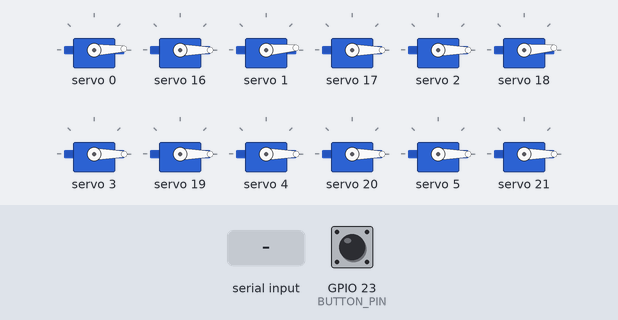
A sketch run on a simulated ESP32. Shown: 12 × servo. Inputs (shaded band) come from the test bench; at power-on: GPIO 23 (BUTTON_PIN) HIGH. The local clock reads 2024-03-15 10:24:30 at power-on unless the sketch sets it; what the sketch prints to the serial monitor is not drawn.

Above: at 0.3 s.
At 1.3 s:
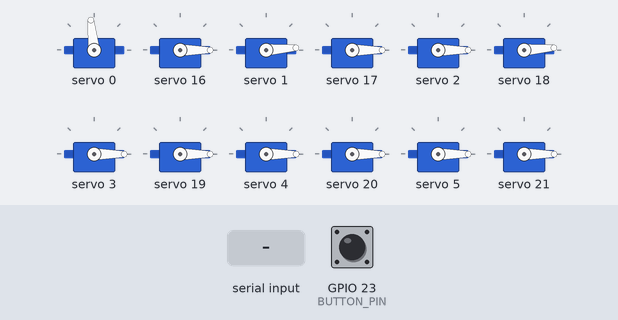
At 3.4 s:
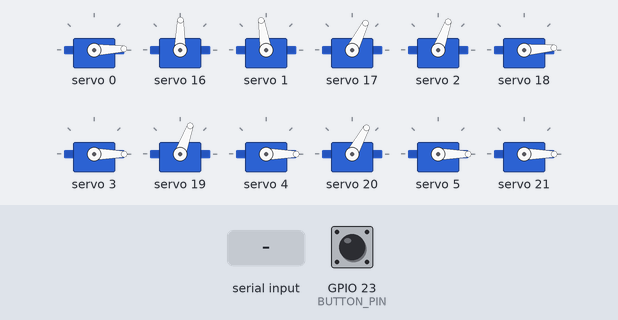
3.5 s: GPIO 23 (BUTTON_PIN) pulled LOW for 0.8 s
5.8 s: "90,45,200\n" received over the second serial link
8.7 s: "90,45\n" received over the second serial link
11.6 s: "90,45,200,10\n" received over the second serial link
Timing chart, 0 to 14.6 s (numbered marks = the images above; inputs shaded):
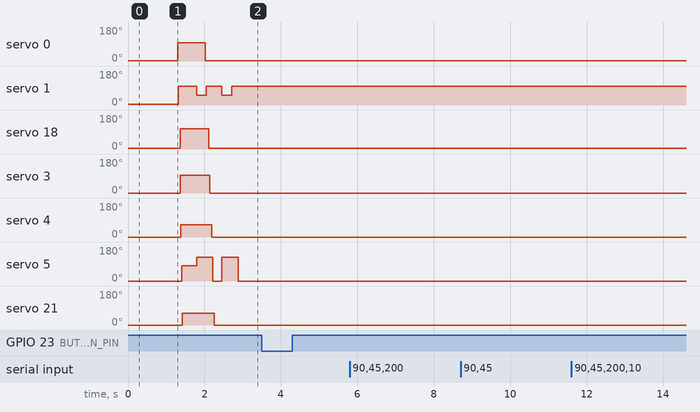

The sketch:

MechanicalClock.ino
```cpp
#include <ThreeWire.h>
#include <RtcDS1302.h>
#include "Adafruit_PWMServoDriver.h"      //Include library for servo driver

#define BUTTON_PIN 23  // GIOP23 pin connected to button
int currentState;     // the current reading from the input pin
int lastState = HIGH;  // the previous state from the input pin

Adafruit_PWMServoDriver pwmH = Adafruit_PWMServoDriver(0x40);    //Create an object of Hour driver
Adafruit_PWMServoDriver pwmM = Adafruit_PWMServoDriver(0x41);    //Create an object of Minute driver (A0 Address Jumper)

int servoFrequency = 50;      //Set servo operating frequency

int segmentHOn[14] = {315, 320, 260, 310, 250, 280, 280, 330, 290, 320, 250, 330, 270, 300}; //On positions for each Hour servo
int segmentMOn[14] = {300, 245, 335, 260, 240, 240, 295, 260, 230, 250, 230, 330, 300, 255}; //On positions for each Minute servo
int segmentHOff[14] = {115, 120, 95, 100, 90, 100, 100, 120, 100, 120, 95, 130, 100, 110}; //Off positions for each Hour servo
int segmentMOff[14] = {100, 10, 120, 90, 90, 90, 130, 100, 85, 90, 90, 120, 110, 110}; //Off positions for each Minute servo
int digits[10][7] = {{1, 1, 1, 1, 1, 1, 0}, {0, 1, 1, 0, 0, 0, 0}, {1, 1, 0, 1, 1, 0, 1}
  , {1, 1, 1, 1, 0, 0, 1}, {0, 1, 1, 0, 0, 1, 1}, {1, 0, 1, 1, 0, 1, 1}
  , {1, 0, 1, 1, 1, 1, 1}, {1, 1, 1, 0, 0, 0, 0}, {1, 1, 1, 1, 1, 1, 1}
  , {1, 1, 1, 1, 0, 1, 1}
};    //Position values for each digit

// CONNECTIONS:
// DS1302 CLK/SCLK --> D5
// DS1302 DAT/IO --> D4
// DS1302 RST/CE --> D2
// DS1302 VCC --> 3.3v - 5v
// DS1302 GND --> GND

ThreeWire myWire(4, 5, 2); // IO, SCLK, CE
RtcDS1302<ThreeWire> Rtc(myWire);

int hourUnits = 8;      // Wrong wiring actually hourTens           //Create variables to store each 7 segment display numeral
int hourTens = 8;       // Wrong wiring actually hourUnits
int minuteUnits = 8;    // Wrong wiring actually minuteTens
int minuteTens = 8;     // Wrong wiring actually minuteUnits

int prevHourUnits = 8;           //Create variables to store the previous numeral displayed on each
int prevHourTens = 8;          //This is required to move the segments adjacent to the middle ones out of the way when they move
int prevMinuteUnits = 8;
int prevMinuteTens = 8;

int midOffset = 100;            //Amount by which adjacent segments to the middle move away when required

HardwareSerial FPGA(2);

char *CmdCode[] = {"SET", "SEG"};
String currentCmd = "XXX";
String currentData = "XXXXXXXXXXXXXX";

#define countof(a) (sizeof(a) / sizeof(a[0]))

void packageDateTime(const RtcDateTime & dt)
{
  char datestring[10];

  snprintf_P(datestring,
             countof(datestring),
             PSTR("%02u%02u%02u"),
             dt.Hour(),
             dt.Minute(),
             dt.Second() );
  strcat(datestring, "RST");
  Serial.print("Payload : ");
  Serial.println(datestring);
  FPGA.print(datestring);
}

void updateMid()                                              //Function to move the middle segements and adjacent ones out of the way
{
  if (digits[minuteTens][6] != digits[prevMinuteTens][6])   //Move adjacent segments for Minute units
  {
    if (digits[prevMinuteTens][1] == 1)
      pwmM.setPWM(1, 0, segmentMOn[1] - midOffset);
    if (digits[prevMinuteTens][6] == 1)
      pwmM.setPWM(5, 0, segmentMOn[5] + midOffset);
  }
  delay(100);                                                 //Delay allows adjacent segments to move before moving middle
  if (digits[minuteTens][6] == 1)                            //Move Minute units middle segment if required
    pwmM.setPWM(6, 0, segmentMOn[6]);
  else
    pwmM.setPWM(6, 0, segmentMOff[6]);
  if (digits[minuteUnits][6] != digits[prevMinuteUnits][6])     //Move adjacent segments for Minute tens
  {
    if (digits[prevMinuteUnits][1] == 1)
      pwmM.setPWM(8, 0, segmentMOn[8] - midOffset);
    if (digits[prevMinuteUnits][6] == 1)
      pwmM.setPWM(12, 0, segmentMOn[12] + midOffset);
  }
  delay(100);                                                 //Delay allows adjacent segments to move before moving middle
  if (digits[minuteUnits][6] == 1)                             //Move Minute tens middle segment if required
    pwmM.setPWM(13, 0, segmentMOn[13]);
  else
    pwmM.setPWM(13, 0, segmentMOff[13]);
  if (digits[hourTens][6] != digits[prevHourTens][6])       //Move adjacent segments for Hour units
  {
    if (digits[prevHourTens][1] == 1)
      pwmH.setPWM(1, 0, segmentHOn[1] - midOffset);
    if (digits[prevHourTens][6] == 1)
      pwmH.setPWM(5, 0, segmentHOn[5] + midOffset);
  }
  delay(100);                                                 //Delay allows adjacent segments to move before moving middle
  if (digits[hourTens][6] == 1)                              //Move Hour units middle segment if required
    pwmH.setPWM(6, 0, segmentHOn[6]);
  else
    pwmH.setPWM(6, 0, segmentHOff[6]);
  if (digits[hourUnits][6] != digits[prevHourUnits][6])         //Move adjacent segments for Hour tens
  {
    if (digits[prevHourUnits][1] == 1)
      pwmH.setPWM(8, 0, segmentHOn[8] - midOffset);
    if (digits[prevHourUnits][6] == 1)
      pwmH.setPWM(12, 0, segmentHOn[12] + midOffset);
  }
  delay(100);                                                 //Delay allows adjacent segments to move before moving middle
  if (digits[hourUnits][6] == 1)                               //Move Hour tens middle segment if required
    pwmH.setPWM(13, 0, segmentHOn[13]);
  else
    pwmH.setPWM(13, 0, segmentHOff[13]);
}

void updateDisplay ()                               //Function to update the displayed time
{
  updateMid();                                      //Move the segments out of the way of the middle segment and then move the middle segments
  for (int i = 0 ; i <= 5 ; i++)                    //Move the remaining segments
  {
    if (digits[hourUnits][i] == 1)                   //Update the hour tens
      pwmH.setPWM(i + 7, 0, segmentHOn[i + 7]);
    else
      pwmH.setPWM(i + 7, 0, segmentHOff[i + 7]);
    delay(10);
    if (digits[hourTens][i] == 1)                  //Update the hour units
      pwmH.setPWM(i, 0, segmentHOn[i]);
    else
      pwmH.setPWM(i, 0, segmentHOff[i]);
    delay(10);
    if (digits[minuteUnits][i] == 1)                 //Update the minute tens
      pwmM.setPWM(i + 7, 0, segmentMOn[i + 7]);
    else
      pwmM.setPWM(i + 7, 0, segmentMOff[i + 7]);
    delay(10);
    if (digits[minuteTens][i] == 1)                //Update the minute units
      pwmM.setPWM(i, 0, segmentMOn[i]);
    else
      pwmM.setPWM(i, 0, segmentMOff[i]);
    delay(10);
  }
}

void setToNow(const RtcDateTime & dt)
{
  char datestring[20];

  snprintf_P(datestring,
             countof(datestring),
             PSTR("%02u%02u%02u"),
             dt.Hour(),
             dt.Minute(),
             dt.Second() );
  hourTens = datestring[0]-'0';
  hourUnits = datestring[1]-'0';
  minuteTens = datestring[2]-'0';
  minuteUnits = datestring[3]-'0';
  updateDisplay();
}

void setup()
{
  Serial.begin(115200);
  Serial.print("compiled: ");
  Serial.print(__DATE__);
  Serial.println(__TIME__);

  pinMode(BUTTON_PIN, INPUT_PULLUP);

  Rtc.Begin();

  RtcDateTime compiled = RtcDateTime(__DATE__, __TIME__);
  printDateTime(compiled);

  //  if (!Rtc.IsDateTimeValid())
  //  {
  //    // Common Causes:
  //    //    1) first time you ran and the device wasn't running yet
  //    //    2) the battery on the device is low or even missing
  //
  //    Serial.println("RTC lost confidence in the DateTime!");
  //    Rtc.SetDateTime(compiled);
  //  }
  //
  //  if (Rtc.GetIsWriteProtected())
  //  {
  //    Serial.println("RTC was write protected, enabling writing now");
  //    Rtc.SetIsWriteProtected(false);
  //  }
  //
  //  if (!Rtc.GetIsRunning())
  //  {
  //    Serial.println("RTC was not actively running, starting now");
  //    Rtc.SetIsRunning(true);
  //  }

  RtcDateTime now = Rtc.GetDateTime();
  //  if (now < compiled)
  //  {
  //    Serial.println("RTC is older than compile time!  (Updating DateTime)");
  //    Rtc.SetDateTime(compiled);
  //  }
  //  else if (now > compiled)
  //  {
  //    Serial.println("RTC is newer than compile time. (this is expected)");
  //  }
  //  else if (now == compiled)
  //  {
  //    Serial.println("RTC is the same as compile time! (not expected but all is fine)");
  //  }

  pwmH.begin();                             //Start each board
  pwmM.begin();
  pwmH.setOscillatorFrequency(27000000);    //Set the PWM oscillator frequency, used for fine calibration
  pwmM.setOscillatorFrequency(27000000);
  pwmH.setPWMFreq(servoFrequency);          //Set the servo operating frequency
  pwmM.setPWMFreq(servoFrequency);

  for (int i = 0 ; i <= 13 ; i++) //Set all of the servos to on or up (00:00 displayed)
  {
    pwmH.setPWM(i, 0, segmentHOff[i]);
    delay(10);
    pwmM.setPWM(i, 0, segmentMOff[i]);
    delay(10);
  }

  delay(1000);

  for (int i = 0 ; i <= 13 ; i++) //Set all of the servos to on or up (88:88 displayed)
  {
    pwmH.setPWM(i, 0, segmentHOn[i]);
    delay(10);
    pwmM.setPWM(i, 0, segmentMOn[i]);
    delay(10);
  }

  //Serial.begin(Baud Rate, Data Protocol, Rxd pin, Txd pin);
  FPGA.begin(9600, SERIAL_8N1, 16, 17);
  setToNow(now);
}

void printDateTime(const RtcDateTime & dt)
{
  char datestring[20];

  snprintf_P(datestring,
             countof(datestring),
             PSTR("%02u/%02u/%04u %02u:%02u:%02u"),
             dt.Month(),
             dt.Day(),
             dt.Year(),
             dt.Hour(),
             dt.Minute(),
             dt.Second() );
  //    Serial.print("Time Now : ");
  //    Serial.println(datestring);
}

unsigned long now_t = 0;
unsigned long prev_t = 0;

bool isPress = 0;

void loop()
{
    RtcDateTime now = Rtc.GetDateTime();
  // read the state of the switch/button:
  currentState = digitalRead(BUTTON_PIN);
  // if press it will low (or 0)

  now_t = millis();

  if(currentState == 0 && isPress == 0 && now_t - prev_t >= 200){
    prev_t = now_t;
    isPress = 1;
  }
  if(isPress == 1){
    Serial.println("PRESSED");
    packageDateTime(now);
    isPress = 0;
  }

  lastState = currentState;

  printDateTime(now);

  if (!now.IsValid())
  {
    // Common Causes:
    //    1) the battery on the device is low or even missing and the power line was disconnected
    Serial.println("RTC lost confidence in the DateTime!");
  }

  String RxdString = "";
  while (FPGA.available()) {
    RxdString = FPGA.readString();
  }

  if (RxdString != "") {
    Serial.println(RxdString);
    currentCmd = RxdString.substring(6, 9);
    //    Serial.println(currentCmd);

    if (currentCmd == CmdCode[1]) { // SEG
      currentData = RxdString.substring(0, 6);
      hourTens = currentData.substring(0, 1).toInt();
      hourUnits = currentData.substring(1, 2).toInt();
      minuteTens = currentData.substring(2, 3).toInt();
      minuteUnits = currentData.substring(3, 4).toInt();
    } else if (currentCmd == CmdCode[0]) { // SET
      currentData = RxdString.substring(0, 6);
      int newHour = currentData.substring(0, 2).toInt();
      int newMinute = currentData.substring(2, 4).toInt();
      int newSec = currentData.substring(4, 6).toInt();
      hourTens = currentData.substring(0, 1).toInt();
      hourUnits = currentData.substring(1, 2).toInt();
      minuteTens = currentData.substring(2, 3).toInt();
      minuteUnits = currentData.substring(3, 4).toInt();
      Rtc.SetDateTime(RtcDateTime(2000, 1, 1, newHour, newMinute, newSec));
      Serial.println("Save new time!");
    }
    else {
      Serial.println("Invalid command by UART!");
    }
  }

  updateDisplay();

  prevHourUnits = hourUnits;            //Update previous displayed numerals
  prevHourTens = hourTens;
  prevMinuteUnits = minuteUnits;
  prevMinuteTens = minuteTens;
}
```

Measured:
- after the input at 3.5 s, every drawn part: stays the same
- after the input at 5.8 s, every drawn part: stays the same
- after the input at 8.7 s, every drawn part: stays the same
- after the input at 11.6 s, every drawn part: stays the same
- by itself, servo 1: alternates 99° for 0.44 s and 51° for 0.26 s
